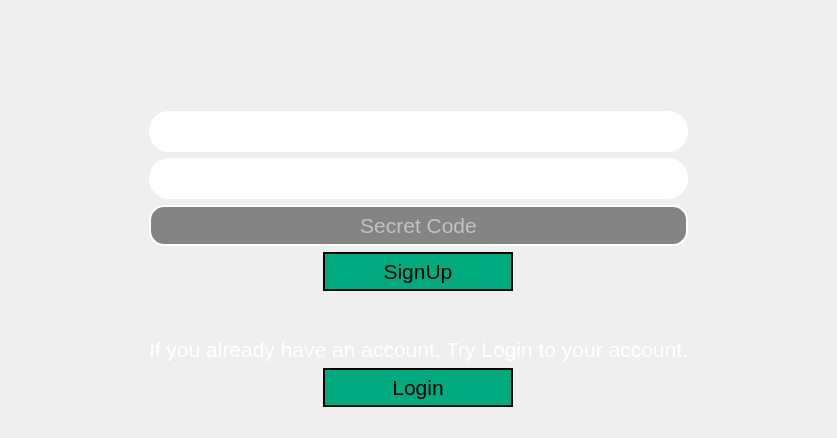
     <widget class="QWidget" name="page_6">
      <layout class="QGridLayout" name="gridLayout_7">
       <item row="0" column="0">
        <layout class="QGridLayout" name="gridLayout_5">
         <item row="10" column="5">
          <spacer name="horizontalSpacer_65">
           <property name="orientation">
            <enum>Qt::Horizontal</enum>
           </property>
           <property name="sizeHint" stdset="0">
            <size>
             <width>40</width>
             <height>20</height>
            </size>
           </property>
          </spacer>
         </item>
         <item row="6" column="5" colspan="3">
          <spacer name="horizontalSpacer_10">
           <property name="orientation">
            <enum>Qt::Horizontal</enum>
           </property>
           <property name="sizeHint" stdset="0">
            <size>
             <width>40</width>
             <height>20</height>
            </size>
           </property>
          </spacer>
         </item>
         <item row="6" column="3" colspan="2" alignment="Qt::AlignHCenter">
          <widget class="QPushButton" name="pushButton_SignUp">
           <property name="sizePolicy">
            <sizepolicy hsizetype="Fixed" vsizetype="Fixed">
             <horstretch>0</horstretch>
             <verstretch>0</verstretch>
            </sizepolicy>
           </property>
           <property name="minimumSize">
            <size>
             <width>190</width>
             <height>0</height>
            </size>
           </property>
           <property name="font">
            <font>
             <pointsize>16</pointsize>
            </font>
           </property>
           <property name="styleSheet">
            <string notr="true">color: rgb(0, 0, 0);
background-color: rgb(0, 170, 127);
border-width: 2px;        
  border-style: solid;
  border-radius: 20px;
  padding:5px;</string>
           </property>
           <property name="text">
            <string>SignUp</string>
           </property>
          </widget>
         </item>
         <item row="6" column="0" colspan="3">
          <spacer name="horizontalSpacer_8">
           <property name="orientation">
            <enum>Qt::Horizontal</enum>
           </property>
           <property name="sizeHint" stdset="0">
            <size>
             <width>40</width>
             <height>20</height>
            </size>
           </property>
          </spacer>
         </item>
         <item row="0" column="3" colspan="2">
          <spacer name="verticalSpacer_22">
           <property name="orientation">
            <enum>Qt::Vertical</enum>
           </property>
           <property name="sizeHint" stdset="0">
            <size>
             <width>20</width>
             <height>40</height>
            </size>
           </property>
          </spacer>
         </item>
         <item row="10" column="2">
          <spacer name="horizontalSpacer_64">
           <property name="orientation">
            <enum>Qt::Horizontal</enum>
           </property>
           <property name="sizeHint" stdset="0">
            <size>
             <width>40</width>
             <height>20</height>
            </size>
           </property>
          </spacer>
         </item>
         <item row="10" column="7">
          <spacer name="horizontalSpacer_59">
           <property name="orientation">
            <enum>Qt::Horizontal</enum>
           </property>
           <property name="sizeHint" stdset="0">
            <size>
             <width>40</width>
             <height>20</height>
            </size>
           </property>
          </spacer>
         </item>
         <item row="10" column="4">
          <spacer name="horizontalSpacer_60">
           <property name="orientation">
            <enum>Qt::Horizontal</enum>
           </property>
           <property name="sizeHint" stdset="0">
            <size>
             <width>40</width>
             <height>20</height>
            </size>
           </property>
          </spacer>
         </item>
         <item row="8" column="3" colspan="2">
          <widget class="QLabel" name="label_8">
           <property name="font">
            <font>
             <pointsize>16</pointsize>
            </font>
           </property>
           <property name="styleSheet">
            <string notr="true">color: rgb(255, 255, 255);</string>
           </property>
           <property name="text">
            <string>If you already have an account, Try Login to your account.</string>
           </property>
          </widget>
         </item>
         <item row="7" column="3" colspan="2">
          <spacer name="verticalSpacer_23">
           <property name="orientation">
            <enum>Qt::Vertical</enum>
           </property>
           <property name="sizeHint" stdset="0">
            <size>
             <width>20</width>
             <height>40</height>
            </size>
           </property>
          </spacer>
         </item>
         <item row="10" column="0">
          <spacer name="horizontalSpacer_62">
           <property name="orientation">
            <enum>Qt::Horizontal</enum>
           </property>
           <property name="sizeHint" stdset="0">
            <size>
             <width>40</width>
             <height>20</height>
            </size>
           </property>
          </spacer>
         </item>
         <item row="10" column="3">
          <spacer name="horizontalSpacer_63">
           <property name="orientation">
            <enum>Qt::Horizontal</enum>
           </property>
           <property name="sizeHint" stdset="0">
            <size>
             <width>40</width>
             <height>20</height>
            </size>
           </property>
          </spacer>
         </item>
         <item row="2" column="3" colspan="2">
          <spacer name="verticalSpacer_17">
           <property name="orientation">
            <enum>Qt::Vertical</enum>
           </property>
           <property name="sizeHint" stdset="0">
            <size>
             <width>20</width>
             <height>40</height>
            </size>
           </property>
          </spacer>
         </item>
         <item row="10" column="1">
          <spacer name="horizontalSpacer_66">
           <property name="orientation">
            <enum>Qt::Horizontal</enum>
           </property>
           <property name="sizeHint" stdset="0">
            <size>
             <width>40</width>
             <height>20</height>
            </size>
           </property>
          </spacer>
         </item>
         <item row="10" column="6">
          <spacer name="horizontalSpacer_61">
           <property name="orientation">
            <enum>Qt::Horizontal</enum>
           </property>
           <property name="sizeHint" stdset="0">
            <size>
             <width>40</width>
             <height>20</height>
            </size>
           </property>
          </spacer>
         </item>
         <item row="9" column="3" colspan="2" alignment="Qt::AlignHCenter">
          <widget class="QPushButton" name="pushButton_28">
           <property name="sizePolicy">
            <sizepolicy hsizetype="Fixed" vsizetype="Fixed">
             <horstretch>0</horstretch>
             <verstretch>0</verstretch>
            </sizepolicy>
           </property>
           <property name="minimumSize">
            <size>
             <width>190</width>
             <height>0</height>
            </size>
           </property>
           <property name="font">
            <font>
             <pointsize>16</pointsize>
            </font>
           </property>
           <property name="styleSheet">
            <string notr="true">color: rgb(0, 0, 0);
background-color: rgb(0, 170, 127);
border-width: 2px;        
  border-style: solid;
  border-radius: 20px;
  padding:5px;</string>
           </property>
           <property name="text">
            <string>Login</string>
           </property>
          </widget>
         </item>
         <item row="1" column="3" colspan="2" alignment="Qt::AlignHCenter">
          <widget class="QLabel" name="label_7">
           <property name="maximumSize">
            <size>
             <width>500</width>
             <height>150</height>
            </size>
           </property>
           <property name="text">
            <string/>
           </property>
           <property name="pixmap">
            <pixmap resource="resources.qrc">:/img/img/333.png</pixmap>
           </property>
           <property name="scaledContents">
            <bool>true</bool>
           </property>
           <property name="alignment">
            <set>Qt::AlignCenter</set>
           </property>
          </widget>
         </item>
         <item row="5" column="3" colspan="2">
          <widget class="QLineEdit" name="lineEdit">
           <property name="font">
            <font>
             <pointsize>16</pointsize>
            </font>
           </property>
           <property name="styleSheet">
            <string notr="true">color: rgb(255, 255, 255);
background-color: rgb(132, 132, 132);
border-width: 2px;        
  border-style: solid;
border-color: rgb(255, 255, 255);
  border-radius: 15px;
  padding:5px;</string>
           </property>
           <property name="alignment">
            <set>Qt::AlignCenter</set>
           </property>
           <property name="placeholderText">
            <string>Secret Code</string>
           </property>
          </widget>
         </item>
         <item row="4" column="3" colspan="2">
          <widget class="QLineEdit" name="lineEdit_password_signUp">
           <property name="font">
            <font>
             <pointsize>16</pointsize>
            </font>
           </property>
           <property name="styleSheet">
            <string notr="true">color: rgb(255, 255, 255);

border-width: 2px;        
  border-style: solid;
border-color: rgb(255, 255, 255);
  border-radius: 20px;
  padding:5px;</string>
           </property>
           <property name="echoMode">
            <enum>QLineEdit::Password</enum>
           </property>
           <property name="alignment">
            <set>Qt::AlignCenter</set>
           </property>
           <property name="placeholderText">
            <string>Create your password</string>
           </property>
          </widget>
         </item>
         <item row="3" column="3" colspan="2">
          <widget class="QLineEdit" name="lineEdit_username_signUp">
           <property name="font">
            <font>
             <pointsize>16</pointsize>
            </font>
           </property>
           <property name="styleSheet">
            <string notr="true">color: rgb(255, 255, 255);

border-width: 2px;        
  border-style: solid;
border-color: rgb(255, 255, 255);
  border-radius: 20px;
  padding:5px;</string>
           </property>
           <property name="alignment">
            <set>Qt::AlignCenter</set>
           </property>
           <property name="placeholderText">
            <string>Create your username</string>
           </property>
          </widget>
         </item>
        </layout>
       </item>
      </layout>
     </widget>
